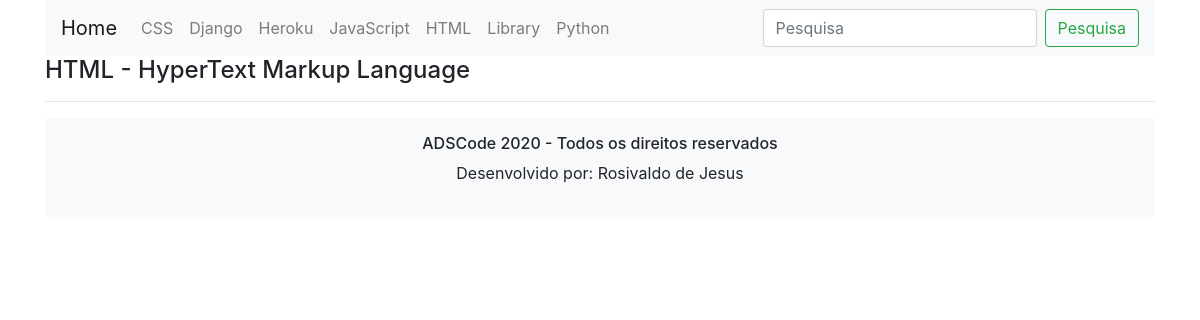
The app's page /html/, older data.
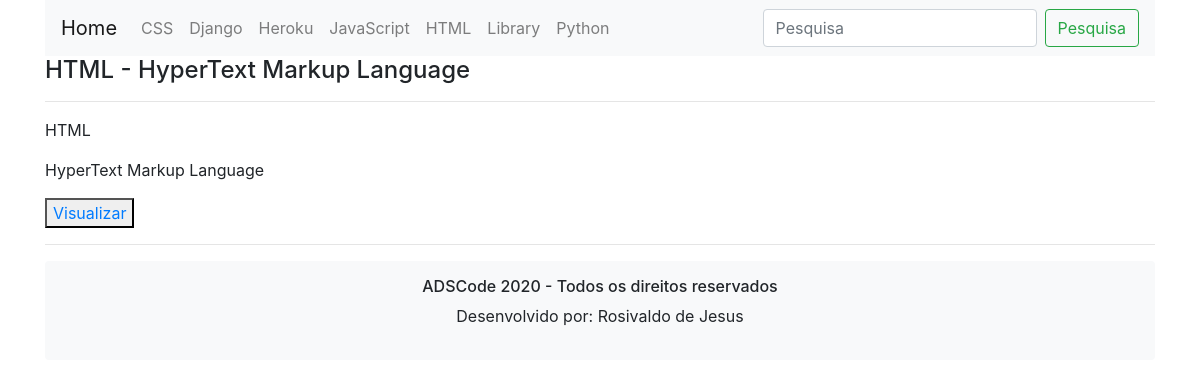
The same page, newer data.
### programacao/models.py (models this page shows, shortened)
class ArticleHtml(models.Model):
    title = models.CharField(max_length=255, blank=True, null=True, verbose_name="Título")
    abstract = models.CharField(max_length=255, blank=True, null=True, verbose_name="Subtítulo")
    content = RichTextField(blank=True, null=True, verbose_name="Texto")
    created_at = models.DateTimeField(auto_now_add=True)
    class Meta:
        db_table = 'tbArticleHtml'
        verbose_name_plural = 'Articles HTML'

### programacao/views.py (the view)
# urls.py: path('html/', Html),
def Html(request):
    post = ArticleHtml.objects.all()
    return render(request, 'html.html', {'post': post})

### templates/html.html (shortened to what this page needs)
{% extends 'model.html' %}
{% block content %}
<div class="container-xl">
    <section>
        <div>
            <h4>HTML - HyperText Markup Language</h4>
            <hr>
        </div>
    </section>
    <section>
        <div>
            {% for post in post %}
            <p>{{ post.title }}</p>
            <p>{{ post.abstract }}</p>
            <button>
                <a href="/htmlView/?id={{ post.id }}">
                    Visualizar
                </a>
            </button>
            <hr>
            {% endfor %}
        </div>
    </section>
</div>
{% endblock %}

Row changes from the older to the newer data that the page shows:
added ArticleHtml: title "HTML", abstract "HyperText Markup Language"
